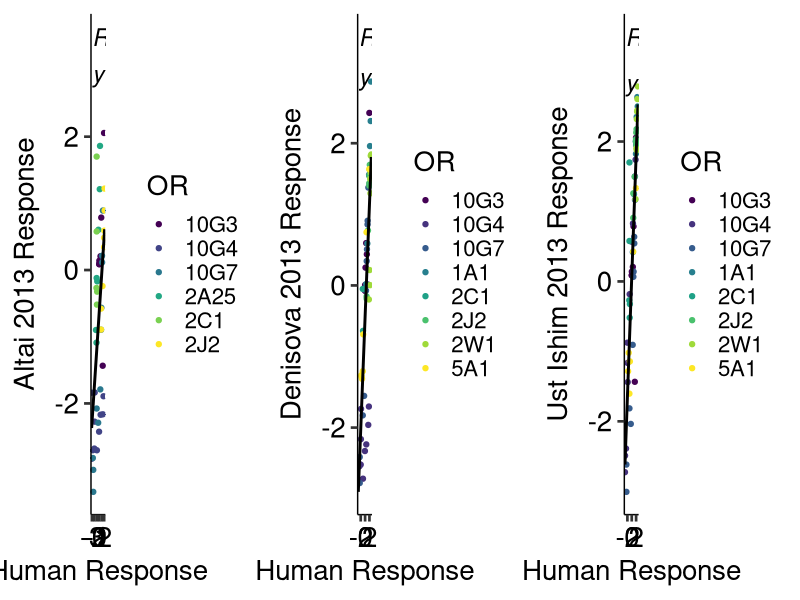

The R source for this figure:
# This script creates plots used in Supplemental Information Figure 3

library(readxl); library(dplyr)
library(car)
library(ggplot2); library(ggpubr)

den2013 = read_excel("oldnoses-orfuncdata-2013-active.xlsx", sheet = "den-2013")
den2013$Odor = factor(den2013$Odor)
den2013$OR = factor(den2013$OR)
den2013$Human_log = log(den2013$Human)
den2013$Denisova_log = log(den2013$Denisova)
alt2013 = read_excel("oldnoses-orfuncdata-2013-active.xlsx", sheet = "alt-2013")
alt2013$Odor = factor(alt2013$Odor)
alt2013$OR = factor(alt2013$OR)
alt2013$Human_log = log(alt2013$Human)
alt2013$Altai_log = log(alt2013$Altai)
ust2013 = read_excel("oldnoses-orfuncdata-2013-active.xlsx", sheet = "ust-2013")
ust2013$Odor = factor(ust2013$Odor)
ust2013$OR = factor(ust2013$OR)
ust2013$Human_log = log(ust2013$Human)
ust2013$Ust_Ishim_log = log(ust2013$Ust_Ishim)

#plot regression
p1=ggplot(alt2013, aes(x=Human_log, y=Altai_log))+
  geom_point(aes(colour = OR)) +
  geom_smooth(method="lm", se= FALSE, col="black") +
  stat_cor(aes(label = paste(..rr.label.., ..p.label.., sep = "~`,`~")),
           method = "pearson", 
           p.accuracy = 0.001, r.accuracy = 0.01,
           label.x = -3, label.y = 3.5, size = 6) +
  stat_regline_equation(label.x = -3, label.y = 2.9, size = 6) +
  labs(x = "Human Response",
       y = "Altai 2013 Response") +
  scale_color_viridis_d() +
  theme_pubr(base_size = 20,legend= "right")

#plot regression
p2=ggplot(den2013, aes(x=Human_log, y=Denisova_log))+
  geom_point(aes(colour = OR)) +
  geom_smooth(method="lm", se= FALSE, col="black") +
  stat_cor(aes(label = paste(..rr.label.., ..p.label.., sep = "~`,`~")),
           method = "pearson", 
           p.accuracy = 0.001, r.accuracy = 0.01,
           label.x = -3, label.y = 3.5, size = 6) +
  stat_regline_equation(label.x = -3, label.y = 2.9, size = 6) +
  labs(x = "Human Response",
       y = "Denisova 2013 Response") +
  scale_color_viridis_d() +
  theme_pubr(base_size = 20,legend= "right")

#plot regression
p3=ggplot(ust2013, aes(x=Human_log, y=Ust_Ishim_log))+
  geom_point(aes(color= OR)) +
  geom_smooth(method="lm", se= FALSE, col="black") +
  stat_cor(aes(label = paste(..rr.label.., ..p.label.., sep = "~`,`~")),
           method = "pearson", 
           p.accuracy = 0.001, r.accuracy = 0.01,
           label.x = -3, label.y = 3.5, size = 6) +
  stat_regline_equation(label.x = -3, label.y = 2.8, size = 6) +
  labs(x = "Human Response",
       y = "Ust Ishim 2013 Response") +
  scale_color_viridis_d() +
  theme_pubr(base_size = 20,legend= "right")

#PLOT
library(cowplot)
plot_grid(p1,p2,p3, nrow = 1)


